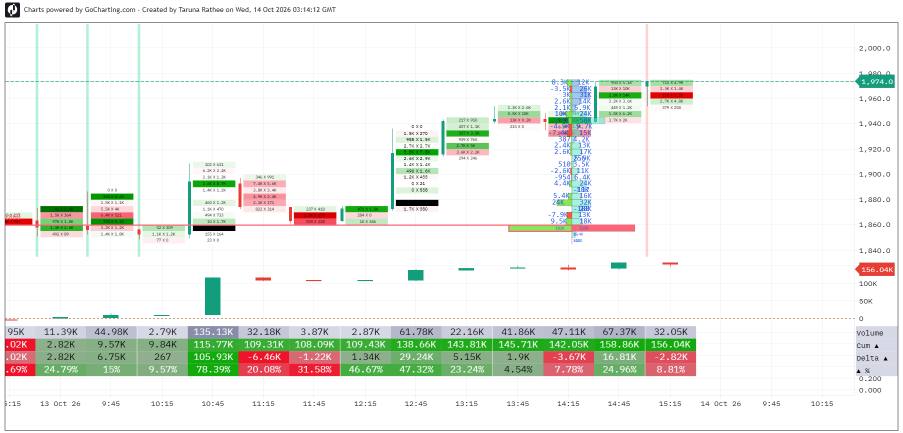
#> input picture tests/data/black_solid_poc.png, 1806 x 866 px (shown at 1/2 size)
$ python __main__.py ../../tests/data/black_solid_poc.png
#> lines starting #> are read from the running program, lines starting #| are printed output that depends on the picture; after the words box and inside, x2 and y2 are one past the last pixel; in counts of white or black regions, pixels touching at a corner belong together
### src/orderflow/assemble.py
"""Assemble every parser into one JSON-ready description of a footprint screenshot."""
from __future__ import annotations

import json
import statistics

import cv2
from pathlib import Path

from .cumpane import read_cum_pane
from .divergence import find_divergence_bands
from .candles import Candle, bucket, find_candles
from .cells import CellText
from .layout import detect_layout
from .models import Classifiers, SplitClassifiers, load_classifiers, load_split_classifiers
from .overlays import find_current_price_line, find_dashed_price_line
from .pipeline import ShotGeometry, load_shot
from .profile import read_profile
from .profile2 import read_profile2
from .repair import correct_column_misreads, correct_misreads, correct_profile_misreads, infer_unreadable, suspect_cells
from .split import load_split_shot
from .calibrate import calibrate_table
from .table import TableColumn, read_table
from .timeaxis import BarLabel, read_labels
from .validate import Check, ColumnReport, ProfileCheck, validate_candles, validate_columns, validate_profile, validate_profile2

SCHEMA_VERSION = 1


def _fmt_time(minutes: int | None) -> str | None:
    return None if minutes is None else f"{minutes // 60:02d}:{minutes % 60:02d}"


# [25 lines left out: function infer_times, not called in this run]


def _split(raw: str) -> tuple[str, str]:
    bid, ask = raw.split("X")
    return bid, ask


# [27 lines left out: function _cell_json, not called in this run]


def _checks_json(checks: list[Check]) -> list[dict]:
    return [{"name": c.name, "status": c.status, "detail": c.detail} for c in checks]


def _table_value(cell) -> dict:
    return {"value": cell.value, "text": cell.raw}


# [176 lines left out: functions _ohlc_json, _bar_json, _profile_json, _price_json, _profile2_json, _build, not called in this run]


def parse_screenshot(path: str | Path, models=None, layout: str = "auto") -> dict:
    """Parse one GoCharting footprint screenshot into a JSON-serialisable dict.

    `layout` is "auto" (detected from the image), "single" (one "bid X ask" column per bar) or
    "split" (a bid box and an ask box per bar).
    """
    if layout == "auto":
        img = cv2.imread(str(path))
        if img is None:
            raise FileNotFoundError(path)
        layout = detect_layout(img, calibrate_table(img))
    if layout == "split":
        return _parse_split(path, models if isinstance(models, SplitClassifiers) else load_split_classifiers())
    if layout != "single":
        raise ValueError(f"unknown layout {layout!r}")
    return _parse_single(path, models if isinstance(models, Classifiers) else load_classifiers())


# [41 lines left out: functions _parse_single, _parse_split, not called in this run]


def to_json(path: str | Path, pretty: bool = True, layout: str = "auto") -> str:
    return json.dumps(parse_screenshot(path, layout=layout), indent=2 if pretty else None)

### src/orderflow/calibrate.py
"""Per-image calibration: locate the Volume/Delta/Cum table and the bar columns.

Screenshots share one layout but differ in pixel dimensions, so geometry is
measured from each image instead of being hard-coded.
"""
from __future__ import annotations

from dataclasses import dataclass

import numpy as np

WHITE_THRESHOLD = 235  # a pixel with min(B, G, R) below this is "ink"
RIGHT_STRIP = 110  # right-hand label strip excluded when scanning rows
MIN_TABLE_HEIGHT = 40
TABLE_ROW_HEIGHTS = (20.3, 25.0)  # px per table row in the two font sizes seen (3 rows: 61 or 75 px; 4 rows: 81 px)


def count_table_rows(height: int) -> int:
    """3 (Volume, Delta, Cum) or 4 (+ Delta %): whichever gives a known row height."""
    return min((3, 4), key=lambda n: min(abs(height / n - h) for h in TABLE_ROW_HEIGHTS))
MIN_PITCH, MAX_PITCH = 60, 320
CLIP_MARGIN = 20  # table starting this close to the image's left edge is clipped


@dataclass(frozen=True)
class TableGeometry:
    y_top: int
    y_bottom: int  # inclusive
    col_edges: tuple[int, ...]  # x of each column boundary, left to right
    pitch: float  # nominal column width in px
    first_clipped: bool  # leftmost column is cut by the image edge
    n_rows: int = 3  # Volume, Delta, Cum (+ a Delta % row when the chart shows it)

    @property
    def n_cols(self) -> int:
        return len(self.col_edges) - 1

    @property
    def x_left(self) -> int:
        return self.col_edges[0]

    @property
    def x_right(self) -> int:
        return self.col_edges[-1] - 1

    @property
    def row_height(self) -> float:
        return (self.y_bottom - self.y_top + 1) / self.n_rows

    # [4 lines left out: function row_y, not called in this run]

    def col_x(self, col: int) -> tuple[int, int]:
        """Pixel x-range [start, end) of bar column `col` (the first may be clipped)."""
        return self.col_edges[col], self.col_edges[col + 1]


def _contiguous(ys: list[int]) -> list[tuple[int, int]]:
    groups, start, prev = [], ys[0], ys[0]
    for y in ys[1:]:
        if y != prev + 1:
            groups.append((start, prev))
            start = y
        prev = y
    groups.append((start, prev))
    return groups


def find_table_rows(img: np.ndarray) -> tuple[int, int]:
    """Return the (top, bottom) pixel rows of the three-row summary table."""
    h, w = img.shape[:2]
    ink = img.min(axis=2) < WHITE_THRESHOLD
    score = ink[:, 15 : w - RIGHT_STRIP].sum(axis=1)
    rows = [y for y in range(h // 2, h - 20) if score[y] > 0.18 * w]
    if not rows:
        raise ValueError("summary table not found")
    blocks = [b for b in _contiguous(rows) if b[1] - b[0] + 1 >= MIN_TABLE_HEIGHT]
    if not blocks:
        raise ValueError("summary table not found")
    return blocks[-1]  # the table is the lowest dense block (dense footprint cells can form taller ones above it)


def _x_extent(img: np.ndarray, y0: int, y1: int) -> tuple[int, int]:
    w = img.shape[1]
    ink = (img[y0 : y1 + 1, : w - RIGHT_STRIP].min(axis=2) < WHITE_THRESHOLD).mean(axis=0)
    xs = np.where(ink > 0.5)[0]
    xs = xs[xs > 15]
    return int(xs.min()), int(xs.max())


def _boundary_candidates(img: np.ndarray, y0: int, y1: int, x0: int, x1: int, n_rows: int = 3) -> np.ndarray:
    """x positions where the flat cell colour changes in the text-free top margin of a row."""
    h = (y1 - y0 + 1) / n_rows
    found: list[int] = []
    for r in range(n_rows):
        y = round(y0 + r * h) + 2  # margin above the glyphs
        line = img[y, x0 : x1 + 2].astype(int)
        jump = np.abs(np.diff(line, axis=0)).sum(axis=1)
        found.extend((np.where(jump > 12)[0] + 1 + x0).tolist())
    # a colour transition spans 1-3 px; merge each cluster to its mean position
    clusters: list[list[int]] = []
    for x in sorted(set(found)):
        if clusters and x - clusters[-1][-1] <= 3:
            clusters[-1].append(x)
        else:
            clusters.append([x])
    return np.array([np.mean(c) for c in clusters], dtype=float)


def _fit_pitch(bounds: np.ndarray) -> float:
    """Largest pitch p such that every boundary sits near bounds[0] + k*p."""
    for p in np.arange(MAX_PITCH, MIN_PITCH - 0.01, -0.25):
        err = np.abs((bounds - bounds[0]) / p - np.round((bounds - bounds[0]) / p)) * p
        if err.max() < 2.0:
            return float(p)
    raise ValueError("could not fit column pitch")


def calibrate_table(img: np.ndarray) -> TableGeometry:
    y0, y1 = find_table_rows(img)
    x0, x1 = _x_extent(img, y0, y1)
    clipped = x0 <= CLIP_MARGIN  # table runs off the left edge of the image
    n_rows = count_table_rows(y1 - y0 + 1)
    inner = _boundary_candidates(img, y0, y1, x0, x1, n_rows)
    inner = inner[(inner > x0 + 20) & (inner < x1 - 20)]
    anchors = np.concatenate([[] if clipped else [x0], inner, [x1 + 1]])
    if len(anchors) < 2:
        raise ValueError("could not fit column pitch")
    pitch = _fit_pitch(anchors)
    origin = anchors[0]
    ks = np.arange(-int(np.ceil((origin - x0) / pitch)), int((x1 + 1 - origin) / pitch + 0.5) + 1)
    edges = [int(round(origin + k * pitch)) for k in ks if x0 + 20 < origin + k * pitch < x1 - 20]
    return TableGeometry(y0, y1, tuple([x0, *edges, x1 + 1]), pitch, clipped, n_rows)

### src/orderflow/layout.py
"""Tell the two footprint layouts apart.

* "single": one column per bar, "bid X ask" text, orange-red POC ring.
* "split":  two boxes per bar and row (bid | ask), black POC rectangle.

The POC rectangle is the cleanest cue (its colour differs); if none is visible the box
structure decides.
"""
from __future__ import annotations

import cv2
import numpy as np

from .calibrate import TableGeometry

MIN_RUN = 70  # px: a POC edge is a long horizontal line (about the width of a bar)
BLACK_MAX = 40


def _long_rows(mask: np.ndarray, y1: int) -> int:
    """Number of pixel rows above y1 holding a horizontal run of at least MIN_RUN set pixels."""
    n = 0
    for y in range(48, y1):
        row = mask[y]
        if row.sum() < MIN_RUN:
            continue
        run = best = 0
        for v in row:
            run = run + 1 if v else 0
            best = max(best, run)
        n += best >= MIN_RUN
    return n


def detect_layout(img: np.ndarray, table: TableGeometry) -> str:
    h, w = img.shape[:2]
    plot = img[:, 12 : w - 120]
    hsv = cv2.cvtColor(plot, cv2.COLOR_BGR2HSV)
    black = plot.max(axis=2) < BLACK_MAX
    orange_ring = (hsv[..., 0] >= 10) & (hsv[..., 0] <= 14) & (hsv[..., 1] > 200) & (hsv[..., 2] > 200)
    n_black = _long_rows(black, table.y_top)
    n_orange = _long_rows(orange_ring, table.y_top)
    if n_black or n_orange:
        return "split" if n_black > n_orange else "single"
    return "single"

### src/orderflow/models.py
"""Loads the trained glyph classifiers shipped in orderflow/data."""
from __future__ import annotations

from dataclasses import dataclass
from pathlib import Path

import numpy as np

from .cells import GlyphClassifier

DATA = Path(__file__).parent / "data"


def _load(name: str) -> GlyphClassifier:
    data = np.load(DATA / f"{name}.npz", allow_pickle=False)
    return GlyphClassifier(data["features"], data["labels"])


@dataclass(frozen=True)
class Classifiers:
    cells: GlyphClassifier
    table: GlyphClassifier
    profile: GlyphClassifier
    labels: GlyphClassifier


def load_classifiers() -> Classifiers:
    return Classifiers(_load("cell_glyphs"), _load("table_glyphs"), _load("profile_glyphs"), _load("label_glyphs"))


@dataclass(frozen=True)
class SplitClassifiers:
    cells: GlyphClassifier
    table: GlyphClassifier
    profile: GlyphClassifier
    labels: GlyphClassifier


def _load_merged(*names: str) -> GlyphClassifier:
    parts = [np.load(DATA / f"{n}.npz", allow_pickle=False) for n in names]
    return GlyphClassifier(np.concatenate([p["features"] for p in parts]), np.concatenate([p["labels"] for p in parts]))


def load_split_classifiers() -> SplitClassifiers:
    """Classifiers for the split-box layout: the hand-labelled legacy sets plus glyphs that were
    verified against the charts' own checksums (see `orderflow.selftrain`)."""
    return SplitClassifiers(
        cells=_load_merged("cell_glyphs", "split_cells_glyphs"),
        table=_load_merged("table_glyphs", "split_table_glyphs"),
        profile=_load_merged("profile_glyphs", "split_profile_glyphs"),
        labels=_load("label_glyphs"),
    )

### src/orderflow/__main__.py
"""python -m orderflow screenshot.png [--layout auto|single|split] [--analyze] [--compact] > out.json"""
import json
import sys

from .analytics import analyze
from .assemble import parse_screenshot


def main(argv: list[str]) -> int:
    layout = "auto"
    if "--layout" in argv:
        i = argv.index("--layout")
        layout = argv[i + 1]
        argv = argv[:i] + argv[i + 2 :]
    args = [a for a in argv if not a.startswith("--")]
    if len(args) != 1:
        print("usage: python -m orderflow SCREENSHOT.png [--layout auto|single|split] [--analyze] [--compact]", file=sys.stderr)
        return 2
    doc = parse_screenshot(args[0], layout=layout)
#> in parse_screenshot, img is the input picture: shape (866, 1806, 3); mean B, G, R 234.3, 239.1, 236.7
#> in find_table_rows, `ink = img.min(axis=2) < WHITE_THRESHOLD`:
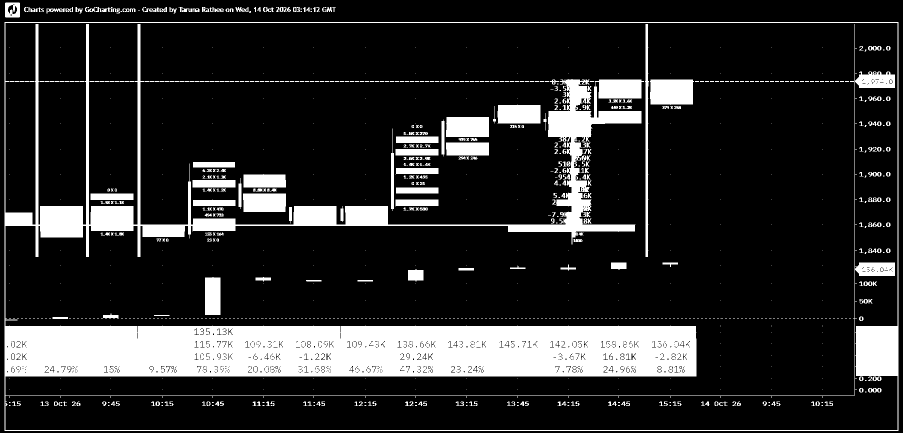
#> ink: shape (866, 1806) bool (shown at 1/2 size); 17.3% white; 965 white regions (657 under 20 px), largest, box (x1, y1, x2, y2) and area: (9, 44, 1797, 862) 214995, (1300, 159, 1388, 210) 4271, (892, 234, 978, 274) 3415
#> in find_table_rows, `score = ink[:, 15 : w - RIGHT_STRIP].sum(axis=1)`: score = 866 values, max 1681 at index 44, min 0 at index 0, mean 288.6
#> in find_table_rows, `rows = [y for y in range(h // 2, h - 20) if score[y] > 0.18 * w]`: rows = 137 values from 433 to 811
#> in _contiguous, `groups, start, prev = [], ys[0], ys[0]`: groups = []; start = 433
#> the loop in _contiguous, `for y in ys[1:]:` made 136 passes
#> (y, start, prev) on passes 31 to 32: (636, 636, 636), (652, 652, 652)
#> after the loop in _contiguous, `for y in ys[1:]:`: groups = [(433, 463), (636, 636), (652, 752), (791, 791), (804, 805)]
#> in find_table_rows, `blocks = [b for b in _contiguous(rows) if b[1] - b[0] + 1 >= MIN_TABLE..`: blocks = [(652, 752)]
#> in calibrate_table, `y0, y1 = find_table_rows(img)`: y0 = 652; y1 = 752
#> in _x_extent, `ink = (img[y0 : y1 + 1, : w - RIGHT_STRIP].min(axis=2) < WHITE_THRESHO..`: ink = 1696 values, max 1 at index 9, min 0 at index 0, mean 0.791
#> in _x_extent, `xs = np.where(ink > 0.5)[0]`: xs = 1384 values from 9 to 1392
#> in _x_extent, `xs = xs[xs > 15]`: xs = 1377 values from 16 to 1392
#> in calibrate_table, `x0, x1 = _x_extent(img, y0, y1)`: x0 = 16; x1 = 1392
#> in calibrate_table, `clipped = x0 <= CLIP_MARGIN`: clipped = True
#> in calibrate_table, `n_rows = count_table_rows(y1 - y0 + 1)`: n_rows = 4
#> in _boundary_candidates, `h = (y1 - y0 + 1) / n_rows`: h = 25.25
#> the loop in _boundary_candidates, `for r in range(n_rows):` made 4 passes
#> y on passes 1 to 4: 654, 679, 704, 730
#> after the loop in _boundary_candidates, `for r in range(n_rows):`: found = 105 values, max 1393 at index 22, min 70 at index 23, mean 774.2
#> the loop in _boundary_candidates, `for x in sorted(set(found)):` made 30 passes
#> x on passes 1 to 8: 70, 71, 172, 273, 274, 275, 375, 376
#> after the loop in _boundary_candidates, `for x in sorted(set(found)):`: clusters = [[70, 71], [172], [273, 274, 275], [375, 376], [476, 477], [578, 579], [679, 680, 681], [782], [883, 884], [984, 985, 986], [1086, 1087], [1188, 1189], [1289, 1290, 1291], [1392, 1393]]
#> in calibrate_table, `inner = _boundary_candidates(img, y0, y1, x0, x1, n_rows)`: inner = [70.5, 172, 274, 375.5, 476.5, 578.5, 680, 782, 883.5, 985, 1086.5, 1188.5, 1290, 1392.5]
#> in calibrate_table, `inner = inner[(inner > x0 + 20) & (inner < x1 - 20)]`: inner = [70.5, 172, 274, 375.5, 476.5, 578.5, 680, 782, 883.5, 985, 1086.5, 1188.5, 1290]
#> in calibrate_table, `anchors = np.concatenate([[] if clipped else [x0], inner, [x1 + 1]])`: anchors = [70.5, 172, 274, 375.5, 476.5, 578.5, 680, 782, 883.5, 985, 1086.5, 1188.5, 1290, 1393]
#> the loop in _fit_pitch, `for p in np.arange(MAX_PITCH, MIN_PITCH - 0.01, -0.25):` made 874 passes
#> p on passes 1 to 3: 320, 319.8, 319.5
#> in calibrate_table, `pitch = _fit_pitch(anchors)`: pitch = 101.8
#> in calibrate_table, `origin = anchors[0]`: origin = 70.5
#> in calibrate_table, `ks = np.arange(-int(np.ceil((origin - x0) / pitch)), int((x1 + 1 - ori..`: ks = [-1, 0, 1, 2, 3, 4, 5, 6, 7, 8, 9, 10, 11, 12, 13]
#> in calibrate_table, `edges = [int(round(origin + k * pitch)) for k in ks if x0 + 20 < origi..`: edges = [70, 172, 274, 376, 478, 579, 681, 783, 884, 986, 1088, 1190, 1292]
#> in detect_layout, `h, w = img.shape[:2]`: h = 866; w = 1806
#> in detect_layout, `plot = img[:, 12 : w - 120]`:
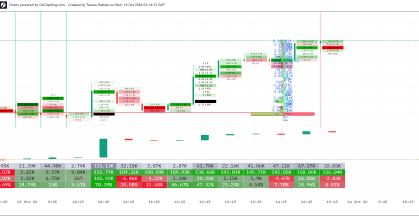
#> plot: shape (866, 1674, 3) (shown at 1/4 size); mean B, G, R 233.9, 239.1, 236.5
#> in detect_layout, `black = plot.max(axis=2) < BLACK_MAX`:
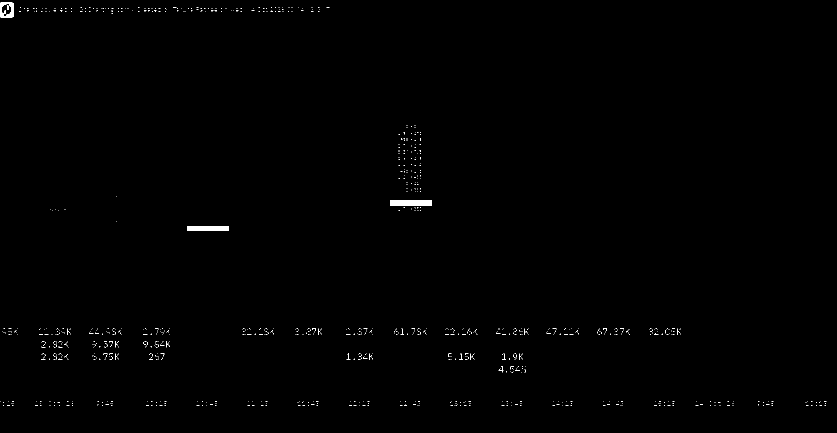
#> black: shape (866, 1674) bool (shown at 1/2 size); 0.36% white; 963 white regions (951 under 20 px), largest, box (x1, y1, x2, y2) and area: (780, 400, 864, 412) 1008, (374, 452, 458, 462) 840, (0, 5, 28, 35) 485
#> after the loop in _long_rows, `for y in range(48, y1):`: n = 22
#> in detect_layout, `n_orange = _long_rows(orange_ring, table.y_top)`: n_orange = 0
#> in parse_screenshot, `layout = detect_layout(img, calibrate_table(img))`: layout = 'split'
    result = {"parsed": doc, "analysis": analyze(doc)} if "--analyze" in argv else doc
    print(json.dumps(result, indent=None if "--compact" in argv else 2))
    return 0


if __name__ == "__main__":
#> (the run stopped early here; a loop or call above may not have finished)
